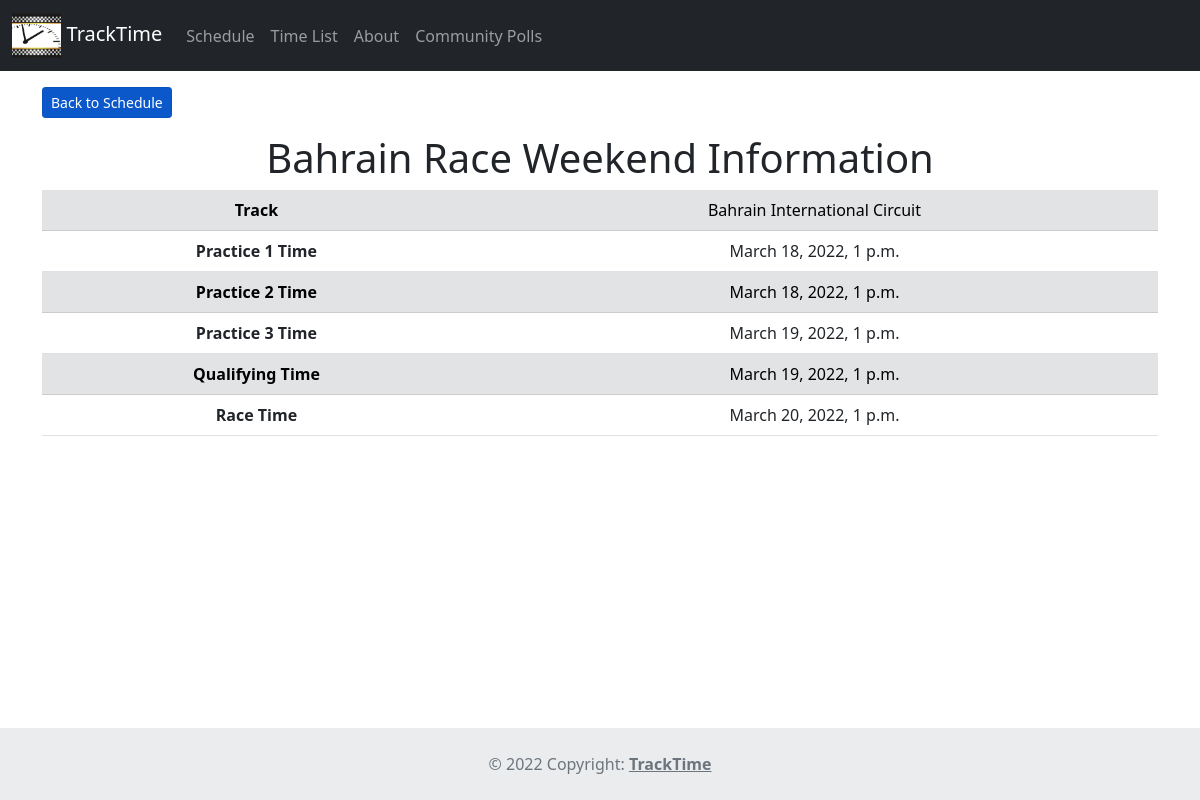
/1/, run on the app's committed database.
### races/models.py (models this page shows, shortened)
class Schedule(models.Model):
    race_name = models.CharField(max_length=100)
    date = models.DateField('race date')

class Race(models.Model):
    schedule = models.ForeignKey(Schedule, on_delete=models.CASCADE)
    location = models.CharField(max_length=100)
    time = models.DateTimeField('race time')
    time_p1 = models.DateTimeField('p1 time', default=datetime.datetime.now)
    time_p2 = models.DateTimeField('p2 time', default=datetime.datetime.now)
    time_p3 = models.DateTimeField('p3 time', default=datetime.datetime.now)
    time_q = models.DateTimeField('q time', default=datetime.datetime.now)

### races/views.py (the view)
# urls.py: path('<int:pk>/', views.DetailView.as_view(), name='detail'),
class DetailView(generic.DetailView):
    model = Schedule
    template_name = 'races/detail.html'

### races/templates/races/detail.html (shortened to what this page needs)
<!DOCTYPE html>
<html lang="en">
    {% extends 'races/base.html' %}
    {% load static %}
        {% block body_block %}
        <div class="container">
            <div class="col-xs-1 mt-3" align="start">
                <a href="{% url 'races:schedule' %}" class="btn btn-primary btn-sm active" role="button">Back to Schedule</a>
            </div>
            <div class="col-xs-1 mt-3" align="center">
                <h1>{{ schedule.race_name }} Race Weekend Information</h1>
            </div>
            {% for race in schedule.race_set.all %}
                <table class="table">
                    <tbody>
                        <tr>
                            <th class="text-center table-secondary">Track</th>
                            <td class="text-center table-secondary">{{ race.location }}</td>
                        </tr>
                        <tr>
                            <th class="text-center">Practice 1 Time</th>
                            <td>{{ race.time_p1 }}</td>
                        </tr>
                        <tr>
                            <th class="text-center table-secondary">Practice 2 Time</th>
                            <td class="text-center table-secondary">{{ race.time_p2 }}</td>
                        </tr>
                        <tr>
                            <th class="text-center">Practice 3 Time</th>
                            <td>{{ race.time_p3 }}</td>
                        </tr>
                        <tr>
                            <th class="text-center table-secondary">Qualifying Time</th>
                            <td class="text-center table-secondary">{{ race.time_q }}</td>
                        </tr>
                        <tr>
                            <th class="text-center">Race Time</th>
                            <td>{{ race.time }}</td>
                        </tr>
                    </tbody>
                </table>
            {% endfor %}
        </div>
        {% endblock %}

### races/static/races/style.css (style rules this page uses)
.table td { text-align: center; }

### data on the page
Schedule: race_name "Bahrain"
Race: location "Bahrain International Circuit", time_p1 "March 18, 2022, 1 p.m.", time_p2 "March 18, 2022, 1 p.m.", time_p3 "March 19, 2022, 1 p.m.", time_q "March 19, 2022, 1 p.m.", time "March 20, 2022, 1 p.m."
